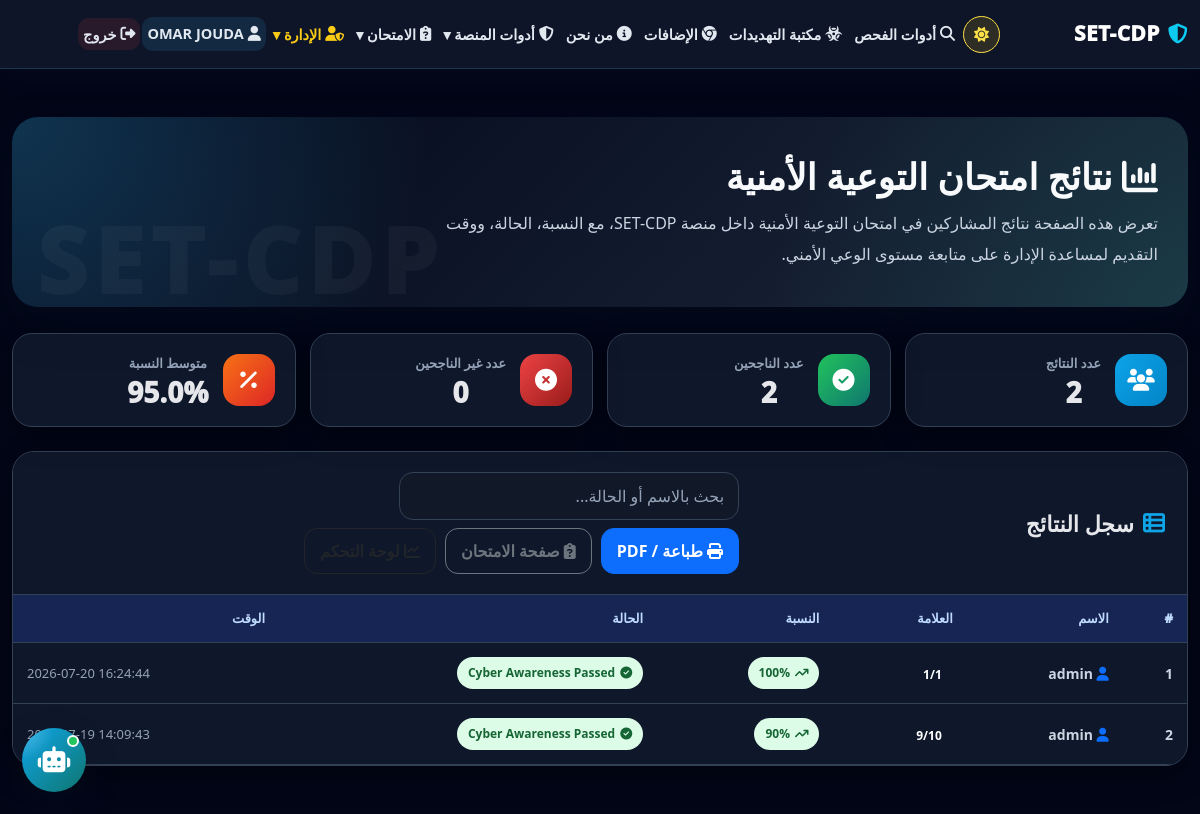
Page /quiz-admin (signed in) on the earlier database version.
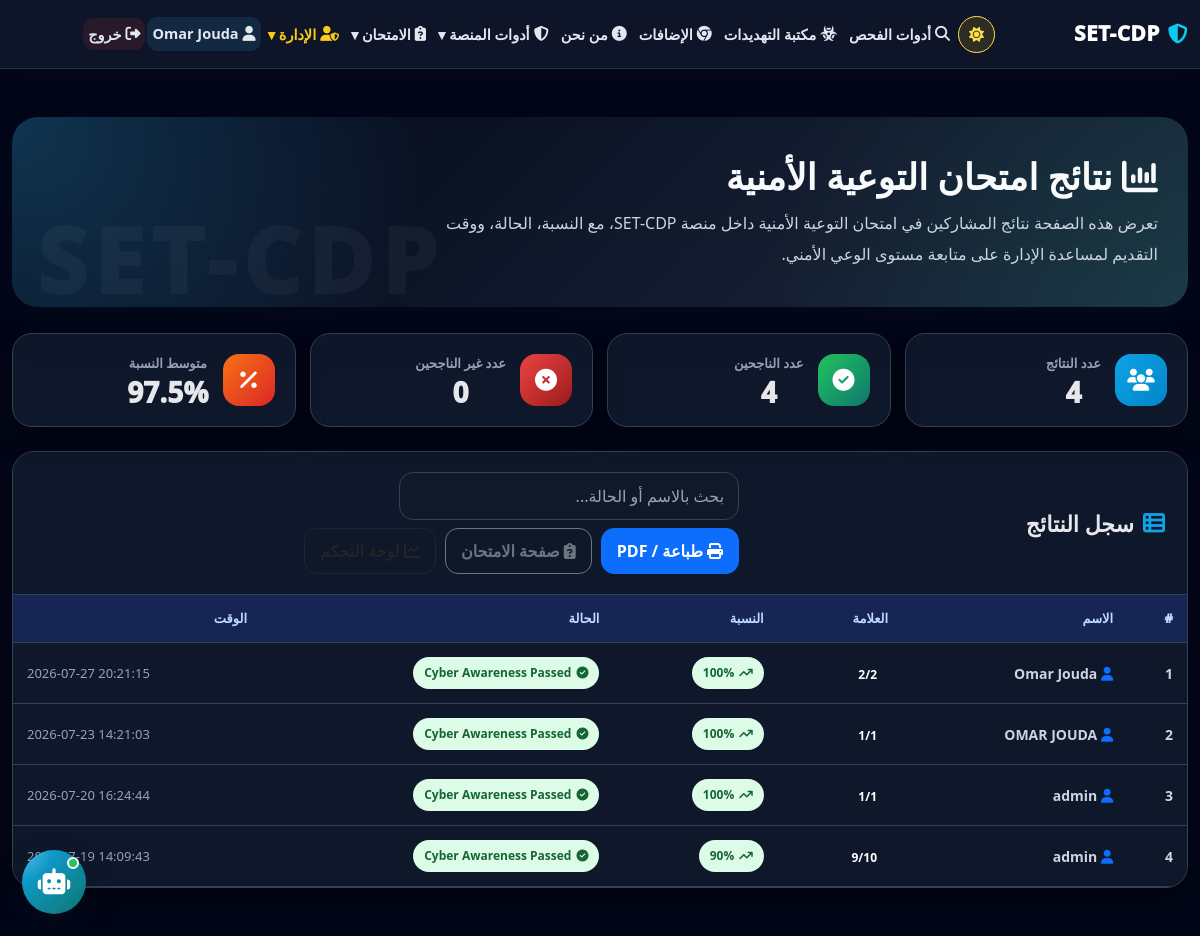
Same page on the later database version.
### tables this page shows
CREATE TABLE quiz_results (
        id INTEGER PRIMARY KEY AUTOINCREMENT,
        student_name TEXT,
        score INTEGER,
        total INTEGER,
        percentage INTEGER,
        status TEXT,
        timestamp TEXT,
        user_id INTEGER
    );

### app.py (the view)
@app.route("/quiz-admin")
@admin_required
def quiz_admin():
    ensure_quiz_table()
    conn = get_db()
    rows = conn.execute("SELECT * FROM quiz_results ORDER BY id DESC").fetchall()
    conn.close()
    return render_template("quiz_admin.html", rows=rows)

### app.py (called while the page is built)
def admin_required(f):
    @wraps(f)
    def wrapper(*args, **kwargs):
        if "user_id" not in session:
            return redirect(url_for("login"))
        if session.get("role") != "admin":
            return render_template("403.html"), 403
        return f(*args, **kwargs)
    return wrapper

def get_db():
    conn = sqlite3.connect(DB_PATH)
    conn.row_factory = sqlite3.Row
    return conn

def ensure_quiz_table():
    conn = get_db()
    conn.execute('''CREATE TABLE IF NOT EXISTS quiz_results (
        id INTEGER PRIMARY KEY AUTOINCREMENT,
        student_name TEXT,
        score INTEGER,
        total INTEGER,
        percentage INTEGER,
        status TEXT,
        timestamp TEXT,
        user_id INTEGER
    )''')
    conn.commit()
    conn.close()

### templates/quiz_admin.html (shortened to what the changed rows need)
<!doctype html>
<html lang="ar" dir="rtl">
<head>
  <link href="https://cdn.jsdelivr.net/npm/bootstrap@5.3.0/dist/css/bootstrap.rtl.min.css" rel="stylesheet">
  <link rel="stylesheet" href="https://cdnjs.cloudflare.com/ajax/libs/font-awesome/6.5.0/css/all.min.css">
  <link rel="stylesheet" href="/static/style.css">
</head>
<body>
{% include 'base_nav.html' %}
<main class="container py-5 results-page">
  <section class="results-hero">
    <h1>
      <i class="fas fa-chart-column"></i>
      نتائج امتحان التوعية الأمنية
    </h1>
  </section>
  {% set total_results = rows|length %}
  {% set passed_count = namespace(value=0) %}
  {% set failed_count = namespace(value=0) %}
  {% set sum_percent = namespace(value=0) %}
  {% for r in rows %}
    {% set p = r.percentage|float %}
    {% set sum_percent.value = sum_percent.value + p %}
    {% if p >= 70 %}
      {% set passed_count.value = passed_count.value + 1 %}
    {% else %}
      {% set failed_count.value = failed_count.value + 1 %}
    {% endif %}
  {% endfor %}
  {% if total_results > 0 %}
    {% set avg_percent = (sum_percent.value / total_results)|round(1) %}
  {% else %}
    {% set avg_percent = 0 %}
  {% endif %}
  <section class="stats-grid no-print">
    <div class="stat-card">
      <div>
        <span>عدد النتائج</span>
        <strong>{{ total_results }}</strong>
      </div>
    </div>
    <div class="stat-card">
      <div>
        <span>عدد الناجحين</span>
        <strong>{{ passed_count.value }}</strong>
      </div>
    </div>
    <div class="stat-card">
      <div>
        <span>متوسط النسبة</span>
        <strong>{{ avg_percent }}%</strong>
      </div>
    </div>
  </section>
  <section class="results-card">
    <div class="results-card-header">
      <h2>
        <i class="fas fa-table-list"></i>
        سجل النتائج
      </h2>
    </div>
    <div class="table-responsive">
      <table class="table table-hover align-middle" id="resultsTable">
        <thead>
          <tr>
            <th>#</th>
            <th>الاسم</th>
            <th>العلامة</th>
            <th>النسبة</th>
            <th>الحالة</th>
            <th>الوقت</th>
          </tr>
        </thead>
        <tbody>
          {% for r in rows %}
          <tr>
            <td class="fw-bold text-muted">
              {{ loop.index }}
            </td>
            <td class="student-name">
              <i class="fas fa-user text-primary"></i>
              {{ r.student_name }}
            </td>
            <td>
              <span class="score-badge">
                {{ r.score }}/{{ r.total }}
              </span>
            </td>
            <td>
              {% if r.percentage|float >= 70 %}
                <span class="badge-soft pass-badge">
                  <i class="fas fa-arrow-trend-up"></i>
                  {{ r.percentage }}%
                </span>
              {% elif r.percentage|float >= 50 %}
                <span class="badge-soft medium-badge">
                  <i class="fas fa-triangle-exclamation"></i>
                  {{ r.percentage }}%
                </span>
              {% else %}
                <span class="badge-soft fail-badge">
                  <i class="fas fa-arrow-trend-down"></i>
                  {{ r.percentage }}%
                </span>
              {% endif %}
            </td>
            <td>
              {% if r.percentage|float >= 70 %}
                <span class="badge-soft pass-badge">
                  <i class="fas fa-circle-check"></i>
                  {{ r.status }}
                </span>
              {% else %}
                <span class="badge-soft fail-badge">
                  <i class="fas fa-circle-xmark"></i>
                  {{ r.status }}
                </span>
              {% endif %}
            </td>
            <td>
              <div class="time-text">
                {{ r.timestamp }}
              </div>
            </td>
          </tr>
          {% endfor %}
        </tbody>
      </table>
    </div>
  </section>
</main>
</body>
</html>

Differences in the rows shown:
added quiz_results: student_name "Omar Jouda", score "2", total "2", percentage "100", status "Cyber Awareness Passed", timestamp "2026-07-27 20:21:15"
added quiz_results: student_name "OMAR JOUDA", score "1", total "1", percentage "100", status "Cyber Awareness Passed", timestamp "2026-07-23 14:21:03"
Other differences:
{{ session.get('full_name') or session.get('username') }}: "OMAR JOUDA" → "Omar Jouda"
{{ total_results }}: "2" → "4"
{{ passed_count.value }}: "2" → "4"
{{ avg_percent }}: "95.0" → "97.5"
